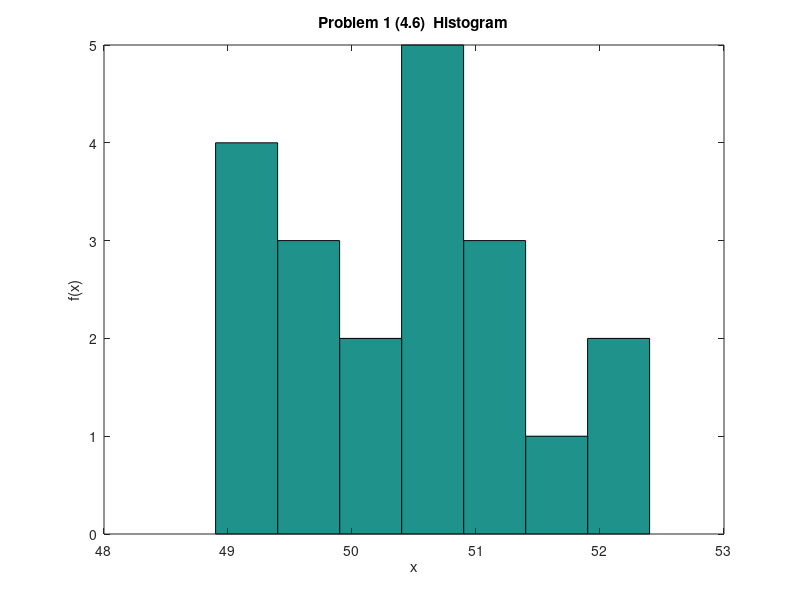
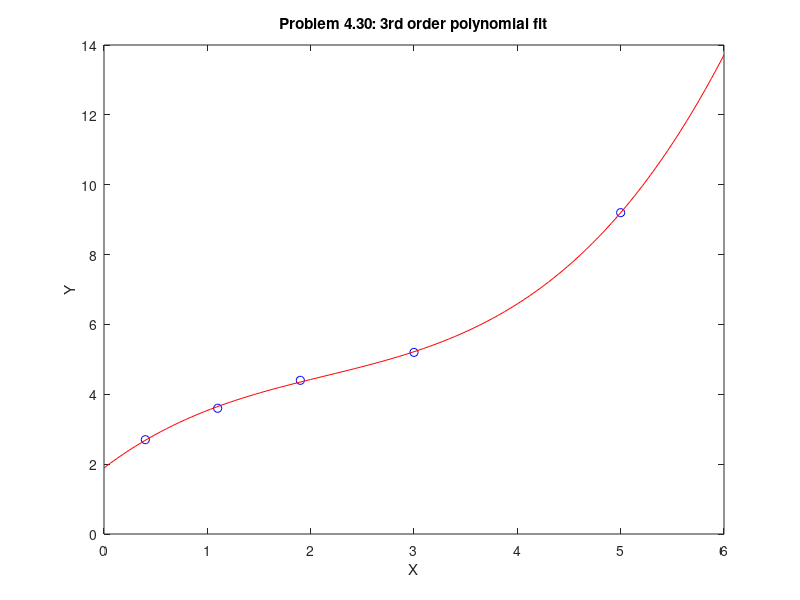

MATLAB code for these plots, in order:
% Deep Patel    Measurements    HW 2

%% Problem 1 (4.6)
clear all, close all, clc

f = [51.9,51.0,50.3,49.6,51.0,50.0,48.9,50.5,50.9,52.4,51.3,50.7,52.0,...
    49.4,49.7,50.5,50.7,49.4,49.9,49.2]
K = (1.87 * ((size(f,2)-1)^0.4)) + 1
x = [1 2 3 4 5 6 7 8]

figure;
hist(f, K); xlabel('x'); ylabel('f(x)'); 
title('Problem 1 (4.6)  Histogram');

%% Problem 2 (4.9)
clear all, close all, clc

f1 = [51.9, 51.0, 50.3, 49.6, 51.0, 50.0, 48.9, 50.5, 50.9, 52.4, 51.3,... 
    50.7, 52.0, 49.4, 49.7, 50.5, 50.7, 49.4, 49.9, 49.2];
f2 = [51.9, 48.7, 51.1, 51.7, 49.9, 48.8, 52.5, 51.7, 51.3, 52.6, 49.4,... 
    50.3, 50.3, 50.2, 50.9, 52.1, 49.3, 50.7, 50.5, 49.7];
f3 = [51.1, 50.1, 51.4, 50.5, 49.7, 51.6, 51.0, 49.5, 52.4, 49.5, 51.6,... 
    49.4, 50.8, 50.8, 50.2, 50.1, 52.3, 48.9, 50.4, 51.5];

% Sample Size (same for all)
N = size(f1,2)

% Sample Mean Values
xm1 = sum(f1)/N
xm2 = sum(f2)/N
xm3 = sum(f3)/N

s1 = 0;
s2 = 0;
s3 = 0;
for i = 1:N
    s1 = s1 + ((f1(i) - xm1)^2);
    s2 = s2 + ((f2(i) - xm2)^2);
    s3 = s3 + ((f3(i) - xm3)^2);
end

% Standard Deviations
s1 = (s1/(N-1))^(1/2)
s2 = (s2/(N-1))^(1/2)
s3 = (s3/(N-1))^(1/2)

% Degrees of Freedom for all
v = N-1

% Standard Deviation of the means
sm1 = s1/(N^(1/2))
sm2 = s2/(N^(1/2))
sm2 = s3/(N^(1/2))

%% Problem 4 (4.19)
clear all, close all, clc

x = [204.5, 231.1, 157.5, 190.5, 261.6, 127.0, 216.6, 172.7, 243.8, 291.0]
N = 10
xm = sum(x)/N       % Mean
s = 0;
for i = 1:N
    s = s + ((x(i)-xm)^2);
end
s = s/(N-1)         % Variance
sd = s^(1/2)        % Standard Deviation
z = (203-xm)/sd     % z variable
p = 1 - normcdf(z)  % Probability of >203 micrometers

%% Problem 5 (4.25)
clear all, close all, clc

N1 = 16;
N2 = 21;
N3 = 9;
x1 = 32;
x2 = 30;
x3 = 34;
s1 = 3;
s2 = 2;
s3 = 6;

% Pooled mean value:
xm = (N1*x1 + N2*x2 + N3*x3) / (N1 + N2 + N3)

v1 = N1-1;
v2 = N2-1;
v3 = N3-1;

% Pooled sample standard deviation
sp = ((v1*s1*s1 + v2*s2*s2 + v3*s3*s3) / (v1 + v2 + v3))^(.5)

% Pooled sample standard deviation of the means
spm = sp / ((N1+N2+N3)^0.5)

%Degrees of freedom
dof = v1+v2+v3
tvPs = 2.021*spm

% Range in which the true mean should lie with 95% confidence
range = [xm-tvPs, xm+tvPs]

%% Problem 6 (4.27)
clear all, close all, clc

% Using Chauvenet?s criterion b/c it is a small data set

x = [923 932 908 932 919 916 927 931 926 923];
N = 10;
xm = sum(x) / N
v = 0;
for i = 1:N
    v = v + (xm-x(i))^2;
end
v = v/(N-1)         % variance
sd = v^0.5          % standard deviation
sdm = sd / (N^0.5)  % standard deviation of the means
tvP = 3.169         % for P = 99%
tvPs = tvP*sdm
range = [xm - tvPs, xm + tvPs]

% 908 is an outlier because it is very far from the range of 99 prob

x = [923 932 932 919 916 927 931 926 923];
N = 9;

% True mean
txm = sum(x) / N        

%% Problem 7 (4.30)
clear all, close all, clc

N = 5;
X = [0.4 1.1 1.9 3.0 5.0]
Y = [2.7 3.6 4.4 5.2 9.2]

p = polyfit(X,Y,3)
x1 = linspace(0,6);
y1 = polyval(p,x1);
figure;
plot(X,Y,'bo')
hold on
plot(x1,y1,'r-')
hold off
xlabel('X'); ylabel('Y');
title('Problem 4.30: 3rd order polynomial fit');

K = [3*p(1), 2*p(2), p(3)]
Kx = [0 0 0 0 0];
yc = [0 0 0 0 0];
for i = 1:N
    Kx(i) = K(1)*X(i)^2 + K(2)*X(i) + K(3);
    yc(i) = p(1)*X(i)^3 + p(2)*X(i)^2 + p(3)*X(i) + p(4);
end
% Static Sensitivity
Kx
% Regression Model Y values
yc

sd = 0;
for i = 1:N
    sd = sd + (Y(i) - yc(i))^2;
end
sd = sd / (N-1);
% Standard Deviation
sd = sd^0.5

% Mean of x data
xm = sum(X) / N;
t = 2.77;

% Equation 4.39 interval
tvPs = t*sd/(N^0.5)